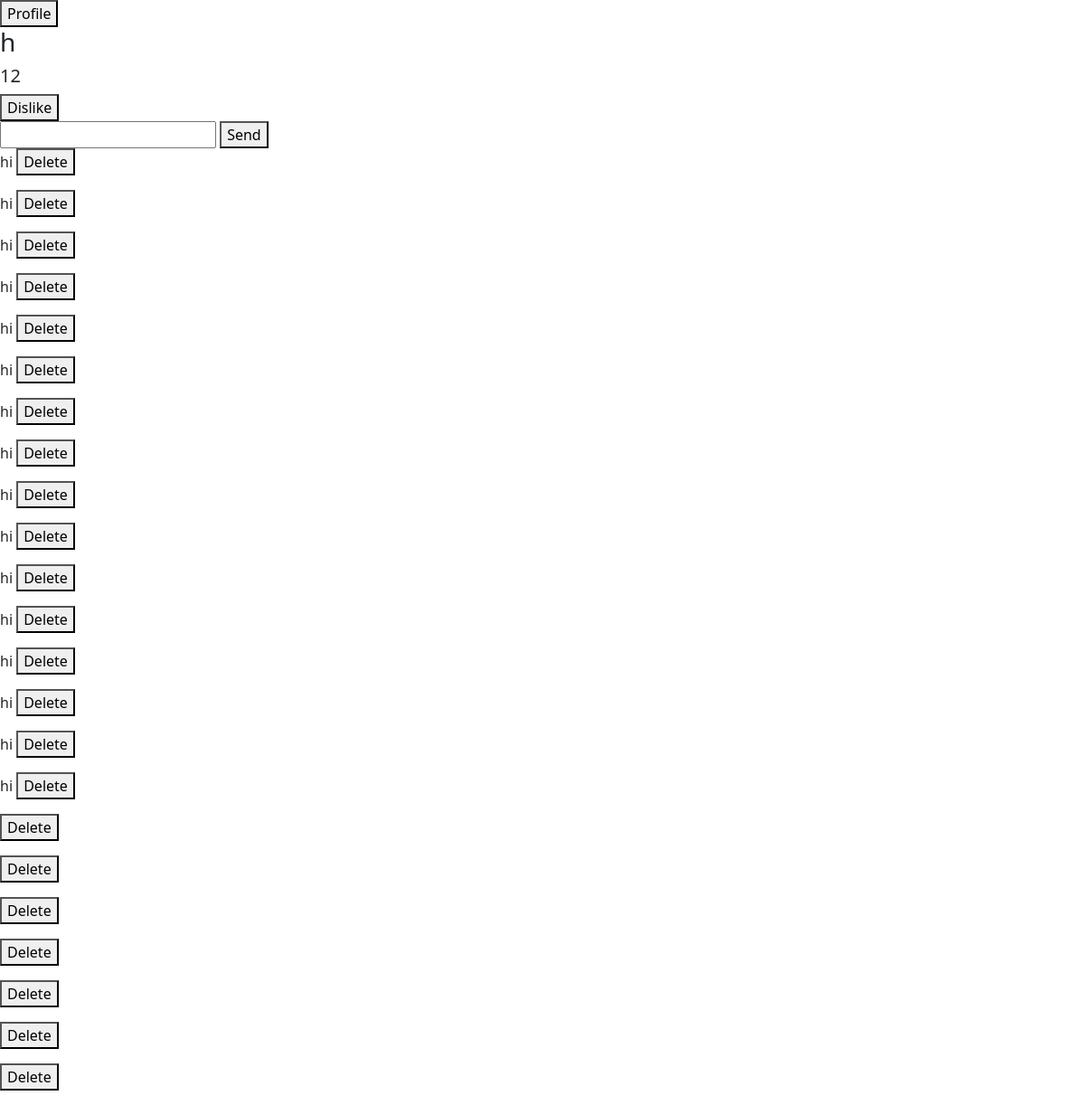
The app's page /post/1 (signed in) with its own data.
### app/__init__.py (models this page shows)
class Post(db.Model):
    id = db.Column(db.Integer, primary_key=True)
    text = db.Column(db.Text, nullable=False)
    img = db.Column(db.String)
    user = db.Column(db.Integer, db.ForeignKey('user.id'), nullable=False)

class Comments(db.Model):
    id = db.Column(db.Integer, primary_key=True)
    text = db.Column(db.Text, nullable=False)
    post = db.Column(db.Integer, db.ForeignKey('post.id'))
    user = db.Column(db.Integer, db.ForeignKey('user.id'), nullable=False)

### app/__init__.py (the view)
@app.route('/post/<int:id>')
def post_detail(id):
    post = Post.query.get(id)
    comments = Comments.query.filter_by(post=id)
    likes = Like.query.filter_by(post=id).count()
    is_liked = True if Like.query.filter_by(post=id, user=current_user.id).first() else False
    return render_template('post_details.html', post=post, comments=comments, likes=likes, is_liked=is_liked)

### app/__init__.py (called while the page is built)
@login_manager.user_loader
def user_loaders(id):
    return User.query.get(id)

### app/templates/post_details.html
{% extends 'base.html' %}
{% block content %}
    <h3>{{ post.text }}</h3>
    <div id="likeSection">
        <h5>{{ likes }}</h5>
        {% if is_liked %}
            <button hx-post="{{ url_for('remove_like', post_id=post.id) }}" hx-target="#likeSection">Dislike</button>
        {% else %}
            <button hx-post="{{ url_for('add_like', post_id=post.id) }}" hx-target="#likeSection">like</button>
        {% endif %}
    </div>
    <input type="text" name="text">
    <button  hx-post="{{ url_for('add_comment', id=post.id) }}" hx-include="[name='text']" hx-target="#comments" hx-trigger="click">Send</button>
    <div id="comments">
        {% for c in comments %}
            <p>{{ c.text }} <button hx-delete="{{ url_for('delete_comment', id=c.id) }}" hx-target="#comments" hx-trigger="click">Delete</button></p>
        {% endfor %}
    </div>
{% endblock %}

### app/templates/base.html (shortened to what this page needs)
<!DOCTYPE html>
<html lang="en">
<head>
    <link href="https://cdn.jsdelivr.net/npm/bootstrap@5.3.3/dist/css/bootstrap.min.css" rel="stylesheet">
</head>
<body>
    <div>
        <button data-bs-toggle="modal" data-bs-target="#ProfileModal" hx-get="{{ url_for('profile') }}" hx-target="#modalBody">Profile</button>
    </div>
    {% block content %}{% endblock %}
</body>
</html>

### records on screen
Post: text "h"
Comments: text "hi"
Comments: text "hi"
Comments: text "hi"
Comments: text "hi"
Comments: text "hi"
Comments: text "hi"
Comments: text "hi"
Comments: text "hi"
Comments: text "hi"
Comments: text "hi"
Comments: text "hi"
Comments: text "hi"
Comments: text "hi"
Comments: text "hi"
Comments: text "hi"
Comments: text "hi"

### other values on screen
{{ likes }} "12"
